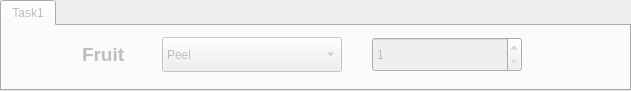
     <widget class="QTabWidget" name="Task">
      <property name="enabled">
       <bool>false</bool>
      </property>
      <property name="geometry">
       <rect>
        <x>87</x>
        <y>174</y>
        <width>631</width>
        <height>91</height>
       </rect>
      </property>
      <widget class="QWidget" name="Task_tab_1">
       <attribute name="title">
        <string>Task1</string>
       </attribute>
       <widget class="QComboBox" name="task_choice_1">
        <property name="enabled">
         <bool>false</bool>
        </property>
        <property name="geometry">
         <rect>
          <x>160</x>
          <y>11</y>
          <width>180</width>
          <height>35</height>
         </rect>
        </property>
        <property name="editable">
         <bool>false</bool>
        </property>
        <property name="currentText">
         <string>Peel</string>
        </property>
        <item>
         <property name="text">
          <string>Peel</string>
         </property>
        </item>
        <item>
         <property name="text">
          <string>Slice</string>
         </property>
        </item>
        <item>
         <property name="text">
          <string>Peel and Slice</string>
         </property>
        </item>
       </widget>
       <widget class="QLabel" name="fruit_name_1">
        <property name="enabled">
         <bool>false</bool>
        </property>
        <property name="geometry">
         <rect>
          <x>80</x>
          <y>13</y>
          <width>111</width>
          <height>31</height>
         </rect>
        </property>
        <property name="font">
         <font>
          <pointsize>14</pointsize>
          <weight>75</weight>
          <bold>true</bold>
         </font>
        </property>
        <property name="text">
         <string>Fruit</string>
        </property>
       </widget>
       <widget class="QSpinBox" name="fruit_num_1">
        <property name="enabled">
         <bool>false</bool>
        </property>
        <property name="geometry">
         <rect>
          <x>370</x>
          <y>11</y>
          <width>150</width>
          <height>35</height>
         </rect>
        </property>
        <property name="minimum">
         <number>1</number>
        </property>
        <property name="value">
         <number>1</number>
        </property>
       </widget>
      </widget>
     </widget>
